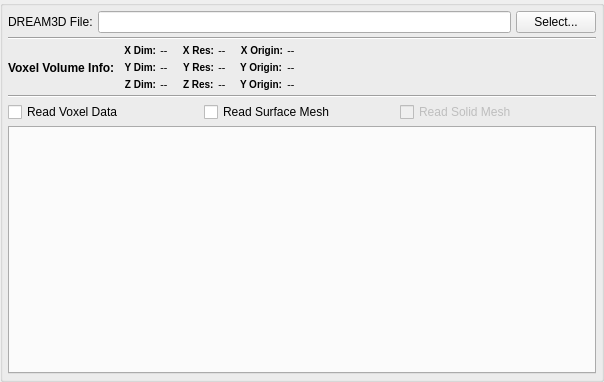
<?xml version="1.0" encoding="UTF-8"?>
<ui version="4.0">
 <class>QDataContainerReaderWidget</class>
 <widget class="QFilterWidget" name="QDataContainerReaderWidget">
  <property name="geometry">
   <rect>
    <x>0</x>
    <y>0</y>
    <width>604</width>
    <height>382</height>
   </rect>
  </property>
  <property name="minimumSize">
   <size>
    <width>0</width>
    <height>300</height>
   </size>
  </property>
  <property name="windowTitle">
   <string>Form</string>
  </property>
  <property name="title">
   <string/>
  </property>
  <layout class="QGridLayout" name="gridLayout">
   <property name="verticalSpacing">
    <number>4</number>
   </property>
   <property name="margin">
    <number>5</number>
   </property>
   <item row="1" column="0">
    <widget class="Line" name="line">
     <property name="orientation">
      <enum>Qt::Horizontal</enum>
     </property>
    </widget>
   </item>
   <item row="0" column="0">
    <layout class="QHBoxLayout" name="horizontalLayout">
     <property name="spacing">
      <number>5</number>
     </property>
     <property name="topMargin">
      <number>0</number>
     </property>
     <item>
      <widget class="QLabel" name="label_4">
       <property name="text">
        <string>DREAM3D File:</string>
       </property>
      </widget>
     </item>
     <item>
      <widget class="QFSDropLineEdit" name="m_InputFile"/>
     </item>
     <item>
      <widget class="QPushButton" name="m_InputFileBtn">
       <property name="text">
        <string>Select...</string>
       </property>
      </widget>
     </item>
    </layout>
   </item>
   <item row="4" column="0">
    <layout class="QHBoxLayout" name="horizontalLayout_3">
     <property name="topMargin">
      <number>0</number>
     </property>
     <item>
      <widget class="QCheckBox" name="m_ReadVoxelData">
       <property name="text">
        <string>Read Voxel Data</string>
       </property>
      </widget>
     </item>
     <item>
      <widget class="QCheckBox" name="m_ReadSurfaceMeshData">
       <property name="text">
        <string>Read Surface Mesh</string>
       </property>
      </widget>
     </item>
     <item>
      <widget class="QCheckBox" name="m_ReadSolidMeshData">
       <property name="enabled">
        <bool>false</bool>
       </property>
       <property name="text">
        <string>Read Solid Mesh</string>
       </property>
      </widget>
     </item>
    </layout>
   </item>
   <item row="5" column="0">
    <widget class="ArraySelectionWidget" name="arraySelectionWidget">
     <property name="sizePolicy">
      <sizepolicy hsizetype="Expanding" vsizetype="Expanding">
       <horstretch>0</horstretch>
       <verstretch>0</verstretch>
      </sizepolicy>
     </property>
     <property name="minimumSize">
      <size>
       <width>0</width>
       <height>0</height>
      </size>
     </property>
    </widget>
   </item>
   <item row="2" column="0">
    <layout class="QGridLayout" name="gridLayout_2">
     <property name="rightMargin">
      <number>0</number>
     </property>
     <property name="spacing">
      <number>4</number>
     </property>
     <item row="1" column="1">
      <layout class="QFormLayout" name="formLayout_3">
       <property name="fieldGrowthPolicy">
        <enum>QFormLayout::AllNonFixedFieldsGrow</enum>
       </property>
       <property name="leftMargin">
        <number>5</number>
       </property>
       <property name="rightMargin">
        <number>5</number>
       </property>
       <item row="0" column="0">
        <widget class="QLabel" name="label_13">
         <property name="font">
          <font>
           <pointsize>-1</pointsize>
           <weight>75</weight>
           <bold>true</bold>
          </font>
         </property>
         <property name="styleSheet">
          <string notr="true">QLabel {
font-weight: bold;
font-size: 10px;
}</string>
         </property>
         <property name="text">
          <string>X Dim:</string>
         </property>
         <property name="alignment">
          <set>Qt::AlignRight|Qt::AlignTrailing|Qt::AlignVCenter</set>
         </property>
        </widget>
       </item>
       <item row="0" column="1">
        <widget class="QLabel" name="m_XDim">
         <property name="font">
          <font>
           <pointsize>-1</pointsize>
           <italic>true</italic>
          </font>
         </property>
         <property name="styleSheet">
          <string notr="true">QLabel {
	font-size: 11px;
	font-style: italic;
}</string>
         </property>
         <property name="text">
          <string>--</string>
         </property>
         <property name="scaledContents">
          <bool>true</bool>
         </property>
        </widget>
       </item>
       <item row="1" column="0">
        <widget class="QLabel" name="label_14">
         <property name="font">
          <font>
           <pointsize>-1</pointsize>
           <weight>75</weight>
           <bold>true</bold>
          </font>
         </property>
         <property name="styleSheet">
          <string notr="true">QLabel {
font-weight: bold;
font-size: 10px;
}</string>
         </property>
         <property name="text">
          <string>Y Dim:</string>
         </property>
         <property name="alignment">
          <set>Qt::AlignRight|Qt::AlignTrailing|Qt::AlignVCenter</set>
         </property>
        </widget>
       </item>
       <item row="1" column="1">
        <widget class="QLabel" name="m_YDim">
         <property name="font">
          <font>
           <pointsize>-1</pointsize>
           <italic>true</italic>
          </font>
         </property>
         <property name="styleSheet">
          <string notr="true">QLabel {
	font-size: 11px;
	font-style: italic;
}</string>
         </property>
         <property name="text">
          <string>--</string>
         </property>
         <property name="scaledContents">
          <bool>true</bool>
         </property>
        </widget>
       </item>
       <item row="2" column="0">
        <widget class="QLabel" name="label_15">
         <property name="font">
          <font>
           <pointsize>-1</pointsize>
           <weight>75</weight>
           <bold>true</bold>
          </font>
         </property>
         <property name="styleSheet">
          <string notr="true">QLabel {
font-weight: bold;
font-size: 10px;
}</string>
         </property>
         <property name="text">
          <string>Z Dim:</string>
         </property>
         <property name="alignment">
          <set>Qt::AlignRight|Qt::AlignTrailing|Qt::AlignVCenter</set>
         </property>
        </widget>
       </item>
       <item row="2" column="1">
        <widget class="QLabel" name="m_ZDim">
         <property name="font">
          <font>
           <pointsize>-1</pointsize>
           <italic>true</italic>
          </font>
         </property>
         <property name="styleSheet">
          <string notr="true">QLabel {
	font-size: 11px;
	font-style: italic;
}</string>
         </property>
         <property name="text">
          <string>--</string>
         </property>
         <property name="scaledContents">
          <bool>true</bool>
         </property>
        </widget>
       </item>
      </layout>
     </item>
     <item row="1" column="2">
      <layout class="QFormLayout" name="formLayout_4">
       <property name="labelAlignment">
        <set>Qt::AlignRight|Qt::AlignTrailing|Qt::AlignVCenter</set>
       </property>
       <property name="leftMargin">
        <number>5</number>
       </property>
       <property name="rightMargin">
        <number>5</number>
       </property>
       <item row="0" column="0">
        <widget class="QLabel" name="label_16">
         <property name="font">
          <font>
           <pointsize>-1</pointsize>
           <weight>75</weight>
           <bold>true</bold>
          </font>
         </property>
         <property name="styleSheet">
          <string notr="true">QLabel {
font-weight: bold;
font-size: 10px;
}</string>
         </property>
         <property name="text">
          <string>X Res:</string>
         </property>
         <property name="alignment">
          <set>Qt::AlignRight|Qt::AlignTrailing|Qt::AlignVCenter</set>
         </property>
        </widget>
       </item>
       <item row="0" column="1">
        <widget class="QLabel" name="m_XRes">
         <property name="font">
          <font>
           <pointsize>-1</pointsize>
           <italic>true</italic>
          </font>
         </property>
         <property name="styleSheet">
          <string notr="true">QLabel {
	font-size: 11px;
	font-style: italic;
}</string>
         </property>
         <property name="text">
          <string>--</string>
         </property>
         <property name="scaledContents">
          <bool>true</bool>
         </property>
        </widget>
       </item>
       <item row="1" column="0">
        <widget class="QLabel" name="label_17">
         <property name="font">
          <font>
           <pointsize>-1</pointsize>
           <weight>75</weight>
           <bold>true</bold>
          </font>
         </property>
         <property name="styleSheet">
          <string notr="true">QLabel {
font-weight: bold;
font-size: 10px;
}</string>
         </property>
         <property name="text">
          <string>Y Res:</string>
         </property>
         <property name="alignment">
          <set>Qt::AlignRight|Qt::AlignTrailing|Qt::AlignVCenter</set>
         </property>
        </widget>
       </item>
       <item row="1" column="1">
        <widget class="QLabel" name="m_YRes">
         <property name="font">
          <font>
           <pointsize>-1</pointsize>
           <italic>true</italic>
          </font>
         </property>
         <property name="styleSheet">
          <string notr="true">QLabel {
	font-size: 11px;
	font-style: italic;
}</string>
         </property>
         <property name="text">
          <string>--</string>
         </property>
         <property name="scaledContents">
          <bool>true</bool>
         </property>
        </widget>
       </item>
       <item row="2" column="0">
        <widget class="QLabel" name="label_200">
         <property name="font">
          <font>
           <pointsize>-1</pointsize>
           <weight>75</weight>
           <bold>true</bold>
          </font>
         </property>
         <property name="styleSheet">
          <string notr="true">QLabel {
font-weight: bold;
font-size: 10px;
}</string>
         </property>
         <property name="text">
          <string>Z Res:</string>
         </property>
        </widget>
       </item>
       <item row="2" column="1">
        <widget class="QLabel" name="m_ZRes">
         <property name="font">
          <font>
           <pointsize>-1</pointsize>
           <italic>true</italic>
          </font>
         </property>
         <property name="styleSheet">
          <string notr="true">QLabel {
	font-size: 11px;
	font-style: italic;
}</string>
         </property>
         <property name="text">
          <string>--</string>
         </property>
         <property name="scaledContents">
          <bool>true</bool>
         </property>
        </widget>
       </item>
      </layout>
     </item>
     <item row="1" column="3">
      <layout class="QFormLayout" name="formLayout">
       <property name="fieldGrowthPolicy">
        <enum>QFormLayout::FieldsStayAtSizeHint</enum>
       </property>
       <property name="labelAlignment">
        <set>Qt::AlignLeading|Qt::AlignLeft|Qt::AlignVCenter</set>
       </property>
       <property name="leftMargin">
        <number>5</number>
       </property>
       <property name="rightMargin">
        <number>5</number>
       </property>
       <item row="0" column="1">
        <widget class="QLabel" name="m_XOrigin">
         <property name="font">
          <font>
           <pointsize>-1</pointsize>
           <italic>true</italic>
          </font>
         </property>
         <property name="styleSheet">
          <string notr="true">QLabel {
	font-size: 11px;
	font-style: italic;
}</string>
         </property>
         <property name="text">
          <string>--</string>
         </property>
         <property name="scaledContents">
          <bool>true</bool>
         </property>
        </widget>
       </item>
       <item row="1" column="0">
        <widget class="QLabel" name="label_54">
         <property name="font">
          <font>
           <pointsize>-1</pointsize>
           <weight>75</weight>
           <bold>true</bold>
          </font>
         </property>
         <property name="styleSheet">
          <string notr="true">QLabel {
font-weight: bold;
font-size: 10px;
}</string>
         </property>
         <property name="text">
          <string>Y Origin:</string>
         </property>
         <property name="alignment">
          <set>Qt::AlignRight|Qt::AlignTrailing|Qt::AlignVCenter</set>
         </property>
        </widget>
       </item>
       <item row="1" column="1">
        <widget class="QLabel" name="m_YOrigin">
         <property name="font">
          <font>
           <pointsize>-1</pointsize>
           <italic>true</italic>
          </font>
         </property>
         <property name="styleSheet">
          <string notr="true">QLabel {
	font-size: 11px;
	font-style: italic;
}</string>
         </property>
         <property name="text">
          <string>--</string>
         </property>
         <property name="scaledContents">
          <bool>true</bool>
         </property>
        </widget>
       </item>
       <item row="0" column="0">
        <widget class="QLabel" name="label_7">
         <property name="font">
          <font>
           <pointsize>-1</pointsize>
           <weight>75</weight>
           <bold>true</bold>
          </font>
         </property>
         <property name="styleSheet">
          <string notr="true">QLabel {
font-weight: bold;
font-size: 10px;
}</string>
         </property>
         <property name="text">
          <string>X Origin:</string>
         </property>
         <property name="alignment">
          <set>Qt::AlignRight|Qt::AlignTrailing|Qt::AlignVCenter</set>
         </property>
        </widget>
       </item>
       <item row="2" column="1">
        <widget class="QLabel" name="m_ZOrigin">
         <property name="font">
          <font>
           <pointsize>-1</pointsize>
           <italic>true</italic>
          </font>
         </property>
         <property name="styleSheet">
          <string notr="true">QLabel {
	font-size: 11px;
	font-style: italic;
}</string>
         </property>
         <property name="text">
          <string>--</string>
         </property>
         <property name="scaledContents">
          <bool>true</bool>
         </property>
        </widget>
       </item>
       <item row="2" column="0">
        <widget class="QLabel" name="label_24">
         <property name="font">
          <font>
           <pointsize>-1</pointsize>
           <weight>75</weight>
           <bold>true</bold>
          </font>
         </property>
         <property name="styleSheet">
          <string notr="true">QLabel {
font-weight: bold;
font-size: 10px;
}</string>
         </property>
         <property name="text">
          <string>Y Origin:</string>
         </property>
         <property name="scaledContents">
          <bool>false</bool>
         </property>
        </widget>
       </item>
      </layout>
     </item>
     <item row="1" column="4">
      <spacer name="horizontalSpacer">
       <property name="orientation">
        <enum>Qt::Horizontal</enum>
       </property>
       <property name="sizeHint" stdset="0">
        <size>
         <width>40</width>
         <height>20</height>
        </size>
       </property>
      </spacer>
     </item>
     <item row="1" column="0">
      <widget class="QLabel" name="label">
       <property name="styleSheet">
        <string notr="true">QLabel {
font-weight: bold;
font-size: 12px;
}</string>
       </property>
       <property name="text">
        <string>Voxel Volume Info:</string>
       </property>
      </widget>
     </item>
    </layout>
   </item>
   <item row="3" column="0">
    <widget class="Line" name="line_2">
     <property name="orientation">
      <enum>Qt::Horizontal</enum>
     </property>
    </widget>
   </item>
  </layout>
 </widget>
 <customwidgets>
  <customwidget>
   <class>QFSDropLineEdit</class>
   <extends>QLineEdit</extends>
   <header location="global">QFSDropLineEdit.h</header>
  </customwidget>
  <customwidget>
   <class>QFilterWidget</class>
   <extends>QGroupBox</extends>
   <header location="global">QFilterWidget.h</header>
   <container>1</container>
  </customwidget>
  <customwidget>
   <class>ArraySelectionWidget</class>
   <extends>QTabWidget</extends>
   <header location="global">ArraySelectionWidget.h</header>
   <container>1</container>
  </customwidget>
 </customwidgets>
 <resources/>
 <connections/>
</ui>
